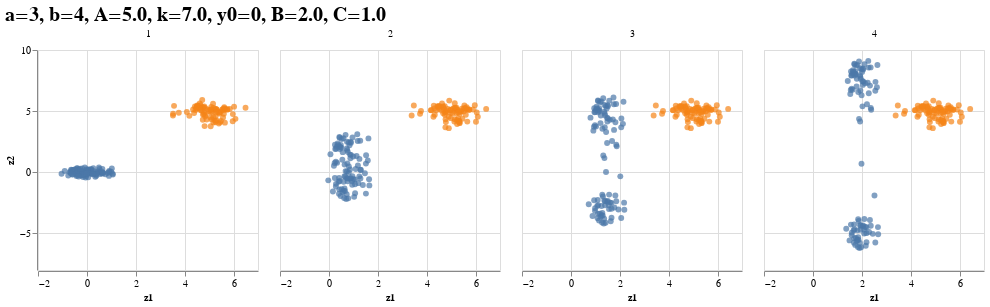

The notebook cell saved with this chart:
### Markdown cell above
2. We can also test the two different division cluster functions.

### Code cell
ind_clusterchange = [1]
h[1] = FunctionParams(fdivide_countinuous, (a = 3, b=4, A=5.0, k=7.0, y0=0, B=2.0, C=1.0,)) 

latent_example_clusterdivision = transform_data(ntimepoints, ind_clusterchange, toy_data, c, h)

plots_example_clusterdivision = plot_tf_data_t(latent_example_clusterdivision; transformation_function = h[1], ntimepoints=ntimepoints, cell_annotation = df_toy_data.label)

### Figure 1 — Vega-Lite specification as saved in the notebook (floating-point values rounded to 4 significant figures; data arrays with more than 128 entries replaced by an {"elided": "..."} marker saying what was removed)
{"config": {"legend": {"labelFontSize": 20, "titleFontSize": 20}}, "data": {"values": {"elided": "720 records"}}, "encoding": {"color": {"field": "cloud", "legend": {"disable": true, "orient": "right", "title": "Clusters"}, "scale": {"scheme": "tableau10"}, "type": "nominal"}, "column": {"field": "timepoint", "title": null, "type": "nominal"}, "size": {"value": 35}, "x": {"axis": {"labelFontSize": 10, "tickCount": 5, "titleFontSize": 10}, "field": "z1", "title": "z1", "type": "quantitative"}, "y": {"axis": {"labelFontSize": 10, "tickCount": 5, "titleFontSize": 10}, "field": "z2", "title": "z2", "type": "quantitative"}}, "height": 220, "labelFontSize": 50, "mark": "circle", "title": {"fontSize": 20, "text": "a=3, b=4, A=5.0, k=7.0, y0=0, B=2.0, C=1.0"}, "width": 220}
